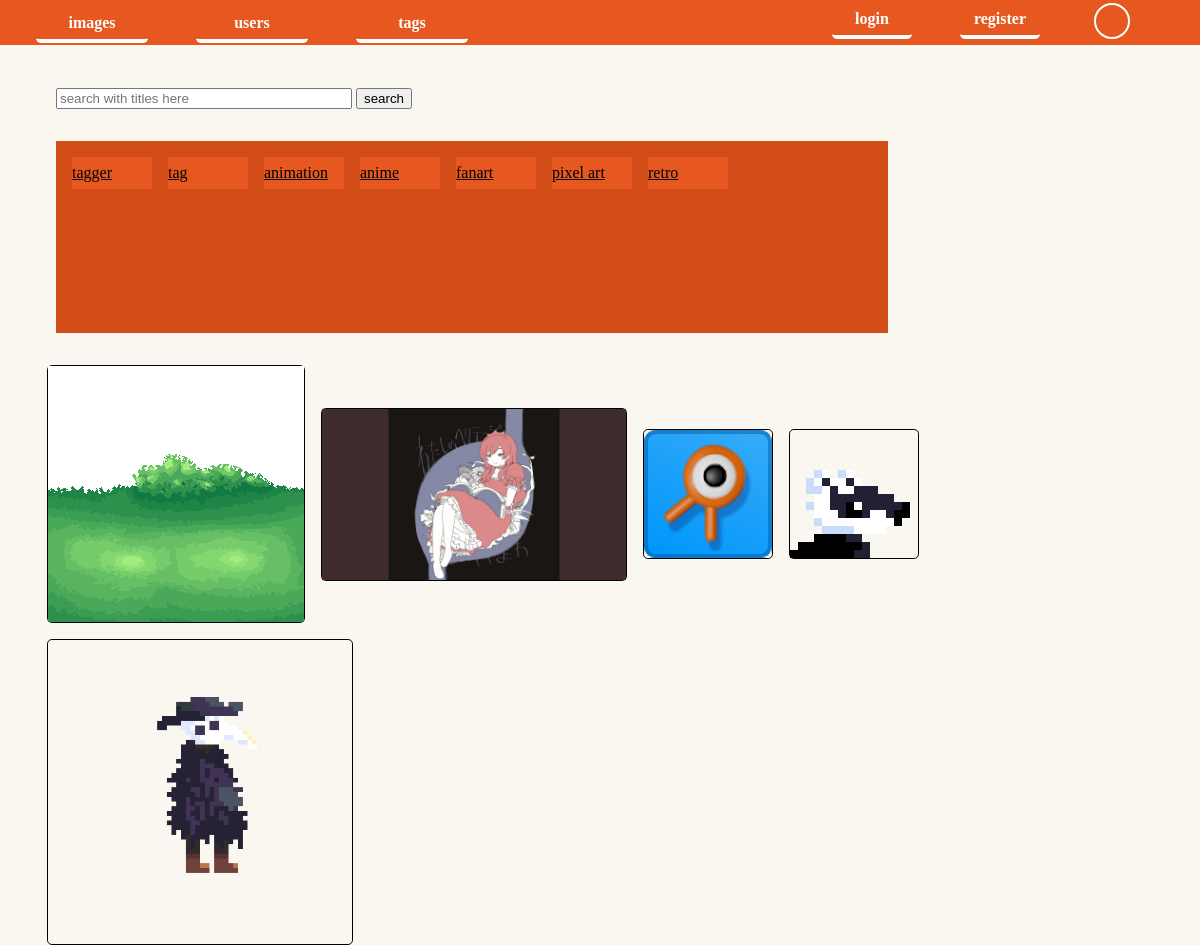
Before: / with the older database file.
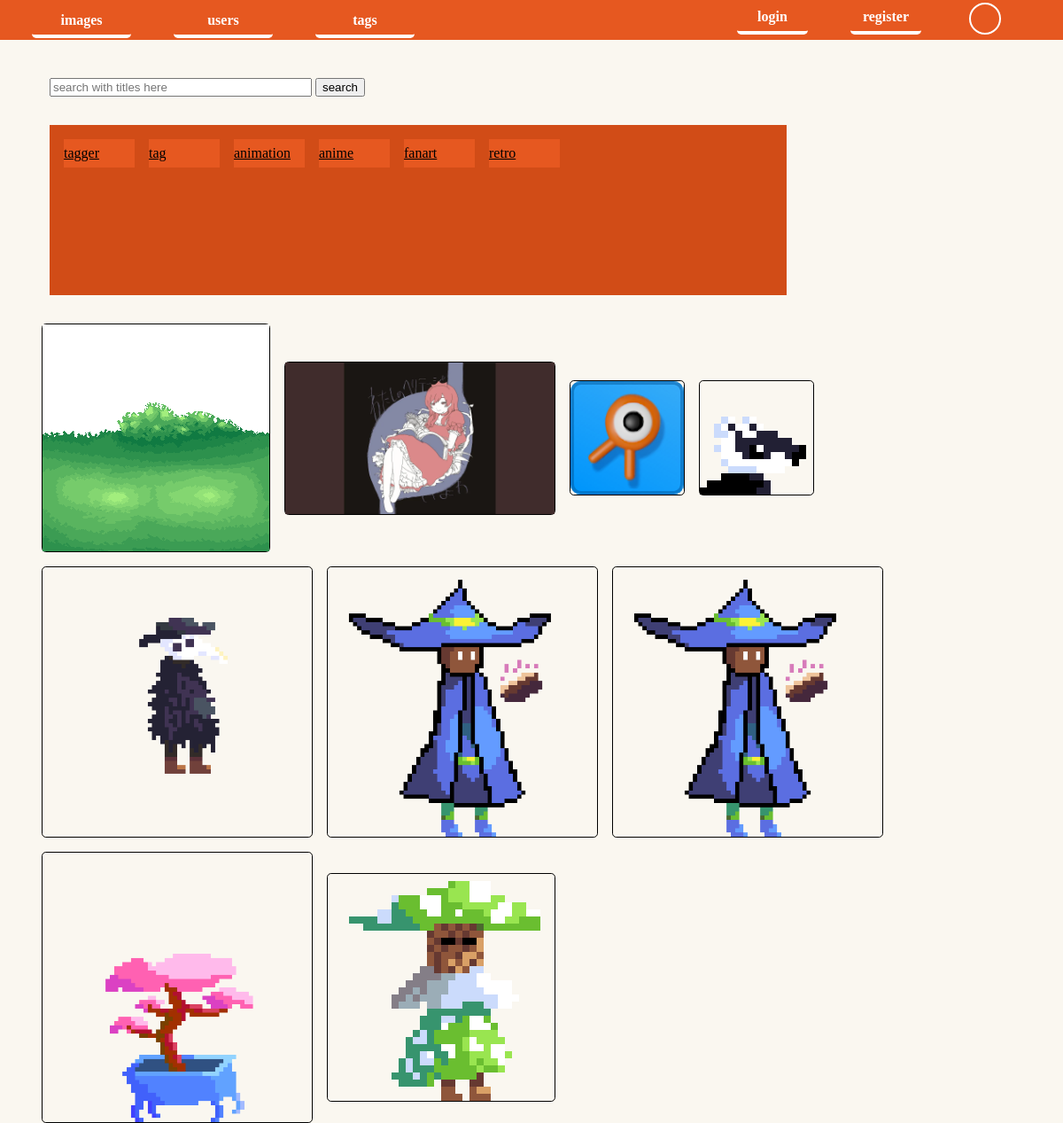
After: the same page with the newer database file.
### tables this page shows
CREATE TABLE `tags` (
  `tagId` int(11) NOT NULL,
  `tagName` varchar(255) NOT NULL,
  `tagDesc` varchar(255) NOT NULL
);

CREATE TABLE `images` (
  `imgId` int(255) NOT NULL,
  `userId` int(255) NOT NULL,
  `imgFile` varchar(255) NOT NULL,
  `title` varchar(255) NOT NULL,
  `dateAdded` datetime(6) NOT NULL DEFAULT current_timestamp(6),
  `views` int(255) NOT NULL DEFAULT 0 COMMENT 'amount of times the picture was displayed on image.php'
);

### index.php (the view, shortened to what this page needs)
<?php
include "block/header.phtml";
?>
<form method="GET" action='#' id="searchForm">
    <input placeholder="search with titles here" type="text" name="search" id="search" value='<?=(isset($_GET["search"]))?$_GET["search"]:null?>'>
    <input id="searchSubmit" type="submit" value="search">
<?php echo new Tags(listTags($db), "tagLister", "tag", "#");?>
</form>
<div id="listedImages">
<?php
$images = (!isset($_GET["search"]))?listImages($db):((isset($_GET["tags"]))?listImages($db, $_GET["search"], $_GET["tags"]):listImages($db, $_GET["search"]));
if (is_array($images)){
    foreach($images as $image){
        ?>
    <a href="image.php?imgId=<?= $image["imgId"]?>" class="imageObject">
        <img class="imageView" src="<?=$image["imgFile"]?>" alt="<?=$image["title"]?>">
    </a>
<?php
}
};
?>
</div>

### block/header.phtml (shortened to what this page needs)
<?php
require "back/init.php";
require "back/functions.php";
?>
<!DOCTYPE html>
<html lang="en">
<head>
    <link rel="stylesheet" href="block/header.css">
</head>
<body>
    <nav>
        <div id="navLeft">
            <a href="index.php">images</a>
            <a href="users.php">users</a>
            <a href="tags.php">tags</a>
        </div>
        <div id="navRight">
        <?php
        if (!isset($_SESSION["user"])){
        ?>
                <a id="log" href="#">login</a>
            <a id="reg" href="reg.php">register</a>
            <div id="settings">
                <div id="setButton"></div>
            </div>
            <?php
            }
            ?>
    </nav>
</body>
<p class="offset"></p>

### back/functions.php (shortened to what this page needs)
<?php
class Stmt{
    private $db;
    private $stmt;
    public function __construct($db, $stmt="SELECT * FROM users"){
        $this->db = $db;
        if(($this->stmt=$db->prepare($stmt))===false){
            echo"<div class='err'> stmt failed".mysqli_error($db)."</div>";
            exit;
        }
    }
    function bind($type, $param){
        if (is_array($param))$param = array_values($param);
        else $param= array($param);
        for ($i=0; $i<count($param);$i++){
            $arr[$i]=&$param[$i];
        }
        call_user_func_array(array($this->stmt, "bind_param"), array_merge(array($type), $arr));
    }
    function exe(){
        if(!$this->stmt->execute()){
            echo "<div class='err'>execution error</div>".mysqli_error($this->db);
            exit;
        }
    }
    function fetch(){
        return mysqli_fetch_all($this->stmt->get_result(), MYSQLI_ASSOC);
    }
}
?>
<?php
function listImages($db, $search=null, $tags=null){
    if (isset($search)) $search = "%".$search."%";
    else $search="%";
    $statement="SELECT DISTINCT * FROM images WHERE title LIKE ?";
    $bindTypes = "s";
    $bindValues = array($search);
    $stmt = new Stmt($db, $statement);
    $stmt->bind($bindTypes, $bindValues);
    $stmt->exe();
    return $stmt->fetch();
}
?>
<?php
function listTags($db){
    $stmt = new Stmt($db, "SELECT * FROM tags");
    $stmt->exe();
    return $stmt->fetch();
}
?>
<?php
class Tags{
    private $tags=[];
    private $listId;
    private $tagClass;
    private $href;
    function __construct($tags, $listId="tagLister", $tagClass="tag", $href="index.php?search=&tags%5Byes%5D%5B%5D="){
        foreach($tags as $tag){
            array_push($this->tags, new Tag($tag));
        }
        $this->tagClass=$tagClass;
        $this->listId=$listId;
        $this->href=$href;
    }
    function __toString(){
        $str="<div id=".$this->listId.">";
        if($this->href!="#")foreach($this->tags as $tag) $str.="<a class='".$this->tagClass."' href='".$this->href.$tag->name."'>".$tag."</a>";
        else foreach($this->tags as $tag) $str.="<a class='".$this->tagClass."' href='".$this->href."'>".$tag."</a>";
        $str.="</div>";
        return $str;
    }
}
class Tag{
    private $name;
    private $desc;
    function __construct($tag){
        $this->name=$tag["tagName"];
        $this->desc=$tag["tagDesc"];
    }
    function __toString(){
        return "<div class='tagName'>".$this->name."</div>
            <div class='tagDesc'>".$this->desc."</div>";
    }
}
?>

### block/header.css (style rules this page uses)
:root { --themeMain: rgb(230, 88, 32); --themeBackground: rgb(59, 59, 59); --themeIndent: rgb(189, 70, 23); --themeHover: rgb(142, 140, 216); --themeGre: rgb(100,200,100); --themeRed: rgb(216, 64, 64); --themeText: rgb(255,255,255); --themeNavText: rgb(255,255,255); }
nav { position:absolute; top:0px; left:0px; width:100%; margin:0px 0px 0px 0px; height:2.5rem; padding-top:0.2rem; padding-bottom:0.1rem; background:var(--themeMain); display:flex; gap:1rem; justify-content:space-between; align-items:center; align-content:center; }
nav > div { margin-bottom:0.3rem; }
.offset { height:2.5rem; }
body { margin:0% 2% 0% 2%; background:var(--themeBackground); color:var(--themeText); }
a { border-radius:0.3rem; color:var(--themeText); }
#navLeft { height:100%; padding-left:3%; padding-right:5%; flex-grow:9; display:flex; flex-wrap:nowrap; flex-direction:row; align-content:stretch; gap:3rem; }
#navLeft a { color:var(--themeNavText); padding: auto; width:7rem; height:80%; margin-bottom:0.3rem; margin-top:0.4rem; border:0.2rem hidden; border-bottom:solid 0.3rem #ffffff ; text-decoration:none; font-weight:bold; display:flex; justify-content:center; align-items:center; }
#navRight { display:flex; flex-direction:row; justify-content:flex-end; align-items:center; flex-wrap:nowrap; flex-grow:1; padding-right:4rem; height:100%; gap:3rem; }
#navRight a { height:80%; width:5rem; color:white; border-bottom:solid 0.3rem #ffffff ; text-align: center; text-decoration:none; font-weight:bold; display:flex; align-items:center; justify-content:center; }
#settings { width:3rem; display:flex; flex-direction:column; align-items:center; justify-content:center; height:3rem; }
#setButton { position:absolute; margin:0 0 0 0; width:2rem; height:2rem; border-radius:50%; display:flex; align-items:center; justify-content:center; align-content:center; flex-direction:column; cursor:pointer; border:solid white 2px; }
#searchForm { position:relative; margin:2rem; max-width:50%; }
#search { width:50%; height:10%; }
#tagLister { display:flex; gap:1rem; flex-direction:row; flex-wrap:wrap; background:var(--themeIndent); width:50rem; height:10rem; padding:1rem; margin-top:2rem; overflow:scroll; overflow-x:hidden; }
.tag { width:5rem; height:2rem; padding:1rem, 1rem, 1rem, 1rem; flex-basis:auto; background-color:red; padding:auto; display:flex; align-items: center; position:relative; border-radius: 10px; }
.tagName { display:flex; background:red; min-width:5rem; height:2rem; text-align:center; align-items:center; padding-top:1%; background:var(--themeMain); cursor:pointer; line-height:100%; }
#listedImages { max-width:96%; margin:2% 2% 0% 2%; display:flex; flex-direction:row; align-items:center; flex-wrap:wrap; gap:1rem; }
.imageObject { display:flex; flex-direction:column; align-items:center; justify-content: center; max-width:20rem; max-height:20rem; border:var(--themeText) solid 1px; }
.imageView { max-width:19rem; max-height:20rem; }

Changed rows visible on the page:
removed tags: tagName "pixel art"
added images: imgFile (picture)
added images: imgFile (picture)
added images: imgFile (picture)
added images: imgFile (picture)
